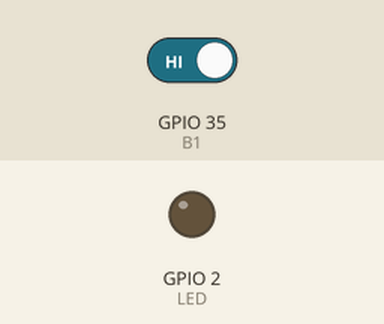
The sketch below on a simulated ESP32. On the bench: output pins drawn as LEDs (lit = HIGH). The test bench sets the inputs (shaded band); at power-on: GPIO 35 (B1) HIGH.

Above: at 1.2 s.
1.3 s: GPIO 35 (B1) driven LOW
At 2.3 s:
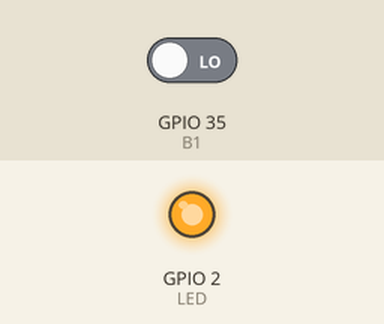
2.8 s: GPIO 35 (B1) driven HIGH
At 3.5 s:
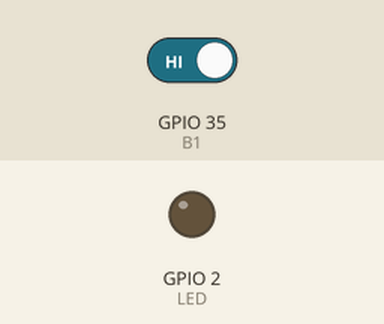
Timing chart, 0 to 5.8 s (numbered marks = the images above; inputs shaded):
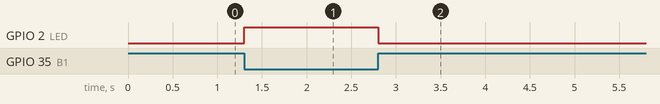

The sketch:

programaPulsadores.ino
```cpp
// Grupo 4: Tiziano Castro, Tomás Contreras y Tomas Pereyra
#define B1 35
#define LED 2

void setup() {
  pinMode(B1, INPUT);
  pinMode(LED, OUTPUT);
}

void loop() {
  if (digitalRead(B1) == LOW) {
    digitalWrite(LED, HIGH);
  } else {
    digitalWrite(LED, LOW);
  }
}
```

Measured:
- after the input at 1.3 s, GPIO 2 (LED): LOW → HIGH at once
- after the input at 2.8 s, GPIO 2 (LED): HIGH → LOW at once
